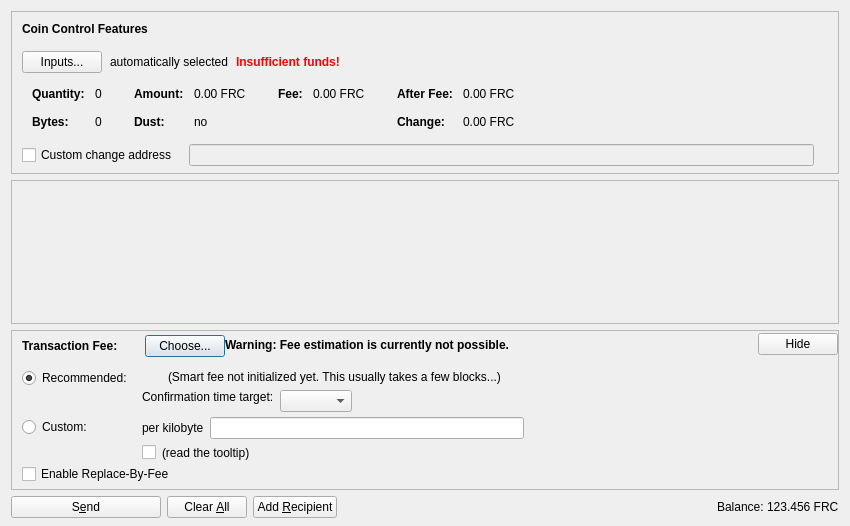
<?xml version="1.0" encoding="UTF-8"?>
<ui version="4.0">
 <class>SendCoinsDialog</class>
 <widget class="QDialog" name="SendCoinsDialog">
  <property name="geometry">
   <rect>
    <x>0</x>
    <y>0</y>
    <width>850</width>
    <height>526</height>
   </rect>
  </property>
  <property name="windowTitle">
   <string>Send Coins</string>
  </property>
  <layout class="QVBoxLayout" name="verticalLayout" stretch="0,1,0,0">
   <property name="bottomMargin">
    <number>8</number>
   </property>
   <item>
    <widget class="QFrame" name="frameCoinControl">
     <property name="sizePolicy">
      <sizepolicy hsizetype="Expanding" vsizetype="Expanding">
       <horstretch>0</horstretch>
       <verstretch>0</verstretch>
      </sizepolicy>
     </property>
     <property name="maximumSize">
      <size>
       <width>16777215</width>
       <height>16777215</height>
      </size>
     </property>
     <property name="frameShape">
      <enum>QFrame::StyledPanel</enum>
     </property>
     <property name="frameShadow">
      <enum>QFrame::Sunken</enum>
     </property>
     <layout class="QVBoxLayout" name="verticalLayoutCoinControl2">
      <property name="spacing">
       <number>0</number>
      </property>
      <property name="leftMargin">
       <number>0</number>
      </property>
      <property name="topMargin">
       <number>0</number>
      </property>
      <property name="rightMargin">
       <number>0</number>
      </property>
      <property name="bottomMargin">
       <number>6</number>
      </property>
      <item>
       <layout class="QVBoxLayout" name="verticalLayoutCoinControl" stretch="0,0,0,0,1">
        <property name="spacing">
         <number>0</number>
        </property>
        <property name="leftMargin">
         <number>10</number>
        </property>
        <property name="topMargin">
         <number>10</number>
        </property>
        <item>
         <layout class="QHBoxLayout" name="horizontalLayoutCoinControl1">
          <property name="bottomMargin">
           <number>15</number>
          </property>
          <item>
           <widget class="QLabel" name="labelCoinControlFeatures">
            <property name="sizePolicy">
             <sizepolicy hsizetype="Preferred" vsizetype="Maximum">
              <horstretch>0</horstretch>
              <verstretch>0</verstretch>
             </sizepolicy>
            </property>
            <property name="font">
             <font>
              <weight>75</weight>
              <bold>true</bold>
             </font>
            </property>
            <property name="styleSheet">
             <string notr="true">font-weight:bold;</string>
            </property>
            <property name="text">
             <string>Coin Control Features</string>
            </property>
           </widget>
          </item>
         </layout>
        </item>
        <item>
         <layout class="QHBoxLayout" name="horizontalLayoutCoinControl2" stretch="0,0,0,0">
          <property name="spacing">
           <number>8</number>
          </property>
          <property name="bottomMargin">
           <number>10</number>
          </property>
          <item>
           <widget class="QPushButton" name="pushButtonCoinControl">
            <property name="styleSheet">
             <string notr="true"/>
            </property>
            <property name="text">
             <string>Inputs...</string>
            </property>
            <property name="autoDefault">
             <bool>false</bool>
            </property>
           </widget>
          </item>
          <item>
           <widget class="QLabel" name="labelCoinControlAutomaticallySelected">
            <property name="text">
             <string>automatically selected</string>
            </property>
            <property name="margin">
             <number>5</number>
            </property>
           </widget>
          </item>
          <item>
           <widget class="QLabel" name="labelCoinControlInsuffFunds">
            <property name="font">
             <font>
              <weight>75</weight>
              <bold>true</bold>
             </font>
            </property>
            <property name="styleSheet">
             <string notr="true">color:red;font-weight:bold;</string>
            </property>
            <property name="text">
             <string>Insufficient funds!</string>
            </property>
            <property name="margin">
             <number>5</number>
            </property>
           </widget>
          </item>
          <item>
           <spacer name="horizontalSpacerCoinControl">
            <property name="orientation">
             <enum>Qt::Horizontal</enum>
            </property>
            <property name="sizeHint" stdset="0">
             <size>
              <width>40</width>
              <height>1</height>
             </size>
            </property>
           </spacer>
          </item>
         </layout>
        </item>
        <item>
         <widget class="QWidget" name="widgetCoinControl" native="true">
          <property name="sizePolicy">
           <sizepolicy hsizetype="Preferred" vsizetype="Preferred">
            <horstretch>0</horstretch>
            <verstretch>0</verstretch>
           </sizepolicy>
          </property>
          <property name="minimumSize">
           <size>
            <width>0</width>
            <height>0</height>
           </size>
          </property>
          <property name="styleSheet">
           <string notr="true"/>
          </property>
          <layout class="QHBoxLayout" name="horizontalLayoutCoinControl5">
           <property name="leftMargin">
            <number>0</number>
           </property>
           <property name="topMargin">
            <number>0</number>
           </property>
           <property name="rightMargin">
            <number>0</number>
           </property>
           <property name="bottomMargin">
            <number>0</number>
           </property>
           <item>
            <layout class="QHBoxLayout" name="horizontalLayoutCoinControl3" stretch="0,0,0,1">
             <property name="spacing">
              <number>20</number>
             </property>
             <property name="topMargin">
              <number>0</number>
             </property>
             <property name="bottomMargin">
              <number>10</number>
             </property>
             <item>
              <layout class="QFormLayout" name="formLayoutCoinControl1">
               <property name="horizontalSpacing">
                <number>10</number>
               </property>
               <property name="verticalSpacing">
                <number>14</number>
               </property>
               <property name="leftMargin">
                <number>10</number>
               </property>
               <property name="topMargin">
                <number>4</number>
               </property>
               <property name="rightMargin">
                <number>6</number>
               </property>
               <item row="0" column="0">
                <widget class="QLabel" name="labelCoinControlQuantityText">
                 <property name="font">
                  <font>
                   <weight>75</weight>
                   <bold>true</bold>
                  </font>
                 </property>
                 <property name="text">
                  <string>Quantity:</string>
                 </property>
                 <property name="margin">
                  <number>0</number>
                 </property>
                </widget>
               </item>
               <item row="0" column="1">
                <widget class="QLabel" name="labelCoinControlQuantity">
                 <property name="cursor">
                  <cursorShape>IBeamCursor</cursorShape>
                 </property>
                 <property name="contextMenuPolicy">
                  <enum>Qt::ActionsContextMenu</enum>
                 </property>
                 <property name="text">
                  <string notr="true">0</string>
                 </property>
                 <property name="margin">
                  <number>0</number>
                 </property>
                 <property name="textInteractionFlags">
                  <set>Qt::LinksAccessibleByMouse|Qt::TextSelectableByKeyboard|Qt::TextSelectableByMouse</set>
                 </property>
                </widget>
               </item>
               <item row="1" column="0">
                <widget class="QLabel" name="labelCoinControlBytesText">
                 <property name="font">
                  <font>
                   <weight>75</weight>
                   <bold>true</bold>
                  </font>
                 </property>
                 <property name="text">
                  <string>Bytes:</string>
                 </property>
                </widget>
               </item>
               <item row="1" column="1">
                <widget class="QLabel" name="labelCoinControlBytes">
                 <property name="cursor">
                  <cursorShape>IBeamCursor</cursorShape>
                 </property>
                 <property name="contextMenuPolicy">
                  <enum>Qt::ActionsContextMenu</enum>
                 </property>
                 <property name="text">
                  <string notr="true">0</string>
                 </property>
                 <property name="textInteractionFlags">
                  <set>Qt::LinksAccessibleByMouse|Qt::TextSelectableByKeyboard|Qt::TextSelectableByMouse</set>
                 </property>
                </widget>
               </item>
              </layout>
             </item>
             <item>
              <layout class="QFormLayout" name="formLayoutCoinControl2">
               <property name="horizontalSpacing">
                <number>10</number>
               </property>
               <property name="verticalSpacing">
                <number>14</number>
               </property>
               <property name="leftMargin">
                <number>6</number>
               </property>
               <property name="topMargin">
                <number>4</number>
               </property>
               <property name="rightMargin">
                <number>6</number>
               </property>
               <item row="0" column="0">
                <widget class="QLabel" name="labelCoinControlAmountText">
                 <property name="font">
                  <font>
                   <weight>75</weight>
                   <bold>true</bold>
                  </font>
                 </property>
                 <property name="text">
                  <string>Amount:</string>
                 </property>
                 <property name="margin">
                  <number>0</number>
                 </property>
                </widget>
               </item>
               <item row="0" column="1">
                <widget class="QLabel" name="labelCoinControlAmount">
                 <property name="cursor">
                  <cursorShape>IBeamCursor</cursorShape>
                 </property>
                 <property name="contextMenuPolicy">
                  <enum>Qt::ActionsContextMenu</enum>
                 </property>
                 <property name="text">
                  <string notr="true">0.00 FRC</string>
                 </property>
                 <property name="textInteractionFlags">
                  <set>Qt::LinksAccessibleByMouse|Qt::TextSelectableByKeyboard|Qt::TextSelectableByMouse</set>
                 </property>
                </widget>
               </item>
               <item row="1" column="0">
                <widget class="QLabel" name="labelCoinControlLowOutputText">
                 <property name="font">
                  <font>
                   <weight>75</weight>
                   <bold>true</bold>
                  </font>
                 </property>
                 <property name="text">
                  <string>Dust:</string>
                 </property>
                </widget>
               </item>
               <item row="1" column="1">
                <widget class="QLabel" name="labelCoinControlLowOutput">
                 <property name="cursor">
                  <cursorShape>IBeamCursor</cursorShape>
                 </property>
                 <property name="contextMenuPolicy">
                  <enum>Qt::ActionsContextMenu</enum>
                 </property>
                 <property name="text">
                  <string notr="true">no</string>
                 </property>
                 <property name="textInteractionFlags">
                  <set>Qt::LinksAccessibleByMouse|Qt::TextSelectableByKeyboard|Qt::TextSelectableByMouse</set>
                 </property>
                </widget>
               </item>
              </layout>
             </item>
             <item>
              <layout class="QFormLayout" name="formLayoutCoinControl3">
               <property name="horizontalSpacing">
                <number>10</number>
               </property>
               <property name="verticalSpacing">
                <number>14</number>
               </property>
               <property name="leftMargin">
                <number>6</number>
               </property>
               <property name="topMargin">
                <number>4</number>
               </property>
               <property name="rightMargin">
                <number>6</number>
               </property>
               <item row="0" column="0">
                <widget class="QLabel" name="labelCoinControlFeeText">
                 <property name="font">
                  <font>
                   <weight>75</weight>
                   <bold>true</bold>
                  </font>
                 </property>
                 <property name="text">
                  <string>Fee:</string>
                 </property>
                 <property name="margin">
                  <number>0</number>
                 </property>
                </widget>
               </item>
               <item row="0" column="1">
                <widget class="QLabel" name="labelCoinControlFee">
                 <property name="cursor">
                  <cursorShape>IBeamCursor</cursorShape>
                 </property>
                 <property name="contextMenuPolicy">
                  <enum>Qt::ActionsContextMenu</enum>
                 </property>
                 <property name="text">
                  <string notr="true">0.00 FRC</string>
                 </property>
                 <property name="textInteractionFlags">
                  <set>Qt::LinksAccessibleByMouse|Qt::TextSelectableByKeyboard|Qt::TextSelectableByMouse</set>
                 </property>
                </widget>
               </item>
              </layout>
             </item>
             <item>
              <layout class="QFormLayout" name="formLayoutCoinControl4">
               <property name="horizontalSpacing">
                <number>10</number>
               </property>
               <property name="verticalSpacing">
                <number>14</number>
               </property>
               <property name="leftMargin">
                <number>6</number>
               </property>
               <property name="topMargin">
                <number>4</number>
               </property>
               <property name="rightMargin">
                <number>6</number>
               </property>
               <item row="0" column="0">
                <widget class="QLabel" name="labelCoinControlAfterFeeText">
                 <property name="font">
                  <font>
                   <weight>75</weight>
                   <bold>true</bold>
                  </font>
                 </property>
                 <property name="text">
                  <string>After Fee:</string>
                 </property>
                 <property name="margin">
                  <number>0</number>
                 </property>
                </widget>
               </item>
               <item row="0" column="1">
                <widget class="QLabel" name="labelCoinControlAfterFee">
                 <property name="cursor">
                  <cursorShape>IBeamCursor</cursorShape>
                 </property>
                 <property name="contextMenuPolicy">
                  <enum>Qt::ActionsContextMenu</enum>
                 </property>
                 <property name="text">
                  <string notr="true">0.00 FRC</string>
                 </property>
                 <property name="textInteractionFlags">
                  <set>Qt::LinksAccessibleByMouse|Qt::TextSelectableByKeyboard|Qt::TextSelectableByMouse</set>
                 </property>
                </widget>
               </item>
               <item row="1" column="0">
                <widget class="QLabel" name="labelCoinControlChangeText">
                 <property name="font">
                  <font>
                   <weight>75</weight>
                   <bold>true</bold>
                  </font>
                 </property>
                 <property name="text">
                  <string>Change:</string>
                 </property>
                </widget>
               </item>
               <item row="1" column="1">
                <widget class="QLabel" name="labelCoinControlChange">
                 <property name="cursor">
                  <cursorShape>IBeamCursor</cursorShape>
                 </property>
                 <property name="contextMenuPolicy">
                  <enum>Qt::ActionsContextMenu</enum>
                 </property>
                 <property name="text">
                  <string notr="true">0.00 FRC</string>
                 </property>
                 <property name="textInteractionFlags">
                  <set>Qt::LinksAccessibleByMouse|Qt::TextSelectableByKeyboard|Qt::TextSelectableByMouse</set>
                 </property>
                </widget>
               </item>
              </layout>
             </item>
            </layout>
           </item>
          </layout>
         </widget>
        </item>
        <item>
         <layout class="QHBoxLayout" name="horizontalLayoutCoinControl4" stretch="0,0,0">
          <property name="spacing">
           <number>12</number>
          </property>
          <property name="sizeConstraint">
           <enum>QLayout::SetDefaultConstraint</enum>
          </property>
          <property name="topMargin">
           <number>5</number>
          </property>
          <property name="rightMargin">
           <number>5</number>
          </property>
          <item>
           <widget class="QCheckBox" name="checkBoxCoinControlChange">
            <property name="toolTip">
             <string>If this is activated, but the change address is empty or invalid, change will be sent to a newly generated address.</string>
            </property>
            <property name="text">
             <string>Custom change address</string>
            </property>
           </widget>
          </item>
          <item>
           <widget class="QValidatedLineEdit" name="lineEditCoinControlChange">
            <property name="enabled">
             <bool>false</bool>
            </property>
            <property name="sizePolicy">
             <sizepolicy hsizetype="Expanding" vsizetype="Fixed">
              <horstretch>0</horstretch>
              <verstretch>0</verstretch>
             </sizepolicy>
            </property>
           </widget>
          </item>
          <item>
           <widget class="QLabel" name="labelCoinControlChangeLabel">
            <property name="sizePolicy">
             <sizepolicy hsizetype="Preferred" vsizetype="Expanding">
              <horstretch>0</horstretch>
              <verstretch>0</verstretch>
             </sizepolicy>
            </property>
            <property name="minimumSize">
             <size>
              <width>0</width>
              <height>0</height>
             </size>
            </property>
            <property name="text">
             <string/>
            </property>
            <property name="margin">
             <number>3</number>
            </property>
           </widget>
          </item>
         </layout>
        </item>
        <item>
         <spacer name="verticalSpacerCoinControl">
          <property name="orientation">
           <enum>Qt::Vertical</enum>
          </property>
          <property name="sizeHint" stdset="0">
           <size>
            <width>800</width>
            <height>1</height>
           </size>
          </property>
         </spacer>
        </item>
       </layout>
      </item>
     </layout>
    </widget>
   </item>
   <item>
    <widget class="QScrollArea" name="scrollArea">
     <property name="widgetResizable">
      <bool>true</bool>
     </property>
     <widget class="QWidget" name="scrollAreaWidgetContents">
      <property name="geometry">
       <rect>
        <x>0</x>
        <y>0</y>
        <width>830</width>
        <height>104</height>
       </rect>
      </property>
      <layout class="QVBoxLayout" name="verticalLayout_2" stretch="0,1">
       <property name="leftMargin">
        <number>0</number>
       </property>
       <property name="topMargin">
        <number>0</number>
       </property>
       <property name="rightMargin">
        <number>0</number>
       </property>
       <property name="bottomMargin">
        <number>0</number>
       </property>
       <item>
        <layout class="QVBoxLayout" name="entries">
         <property name="spacing">
          <number>6</number>
         </property>
        </layout>
       </item>
       <item>
        <spacer name="verticalSpacer">
         <property name="orientation">
          <enum>Qt::Vertical</enum>
         </property>
         <property name="sizeHint" stdset="0">
          <size>
           <width>20</width>
           <height>40</height>
          </size>
         </property>
        </spacer>
       </item>
      </layout>
     </widget>
    </widget>
   </item>
   <item>
    <widget class="QFrame" name="frameFee">
     <property name="sizePolicy">
      <sizepolicy hsizetype="Expanding" vsizetype="Expanding">
       <horstretch>0</horstretch>
       <verstretch>0</verstretch>
      </sizepolicy>
     </property>
     <property name="maximumSize">
      <size>
       <width>16777215</width>
       <height>16777215</height>
      </size>
     </property>
     <property name="frameShape">
      <enum>QFrame::StyledPanel</enum>
     </property>
     <property name="frameShadow">
      <enum>QFrame::Sunken</enum>
     </property>
     <layout class="QVBoxLayout" name="verticalLayoutFee1">
      <property name="spacing">
       <number>0</number>
      </property>
      <property name="leftMargin">
       <number>0</number>
      </property>
      <property name="topMargin">
       <number>0</number>
      </property>
      <property name="rightMargin">
       <number>0</number>
      </property>
      <property name="bottomMargin">
       <number>0</number>
      </property>
      <item>
       <layout class="QVBoxLayout" name="verticalLayoutFee2" stretch="0,0,0">
        <property name="spacing">
         <number>0</number>
        </property>
        <property name="leftMargin">
         <number>10</number>
        </property>
        <property name="topMargin">
         <number>0</number>
        </property>
        <item>
         <layout class="QHBoxLayout" name="horizontalLayoutFee1">
          <property name="bottomMargin">
           <number>0</number>
          </property>
          <item>
           <layout class="QVBoxLayout" name="verticalLayoutFee7">
            <property name="spacing">
             <number>0</number>
            </property>
            <item>
             <spacer name="verticalSpacerSmartFee">
              <property name="orientation">
               <enum>Qt::Vertical</enum>
              </property>
              <property name="sizeType">
               <enum>QSizePolicy::Fixed</enum>
              </property>
              <property name="sizeHint" stdset="0">
               <size>
                <width>1</width>
                <height>4</height>
               </size>
              </property>
             </spacer>
            </item>
            <item>
             <layout class="QHBoxLayout" name="horizontalLayoutSmartFee">
              <property name="spacing">
               <number>10</number>
              </property>
              <item>
               <widget class="QLabel" name="labelFeeHeadline">
                <property name="sizePolicy">
                 <sizepolicy hsizetype="Preferred" vsizetype="Maximum">
                  <horstretch>0</horstretch>
                  <verstretch>0</verstretch>
                 </sizepolicy>
                </property>
                <property name="font">
                 <font>
                  <weight>75</weight>
                  <bold>true</bold>
                 </font>
                </property>
                <property name="styleSheet">
                 <string notr="true">font-weight:bold;</string>
                </property>
                <property name="text">
                 <string>Transaction Fee:</string>
                </property>
               </widget>
              </item>
              <item>
               <widget class="QLabel" name="labelFeeMinimized">
                <property name="text">
                 <string/>
                </property>
               </widget>
              </item>
              <item>
               <widget class="QPushButton" name="buttonChooseFee">
                <property name="text">
                 <string>Choose...</string>
                </property>
               </widget>
              </item>
             </layout>
            </item>
            <item>
             <spacer name="verticalSpacer_5">
              <property name="orientation">
               <enum>Qt::Vertical</enum>
              </property>
              <property name="sizeHint" stdset="0">
               <size>
                <width>1</width>
                <height>1</height>
               </size>
              </property>
             </spacer>
            </item>
           </layout>
          </item>
          <item>
           <widget class="QLabel" name="fallbackFeeWarningLabel">
            <property name="toolTip">
             <string>Using the fallbackfee can result in sending a transaction that will take several hours or days (or never) to confirm. Consider choosing your fee manually or wait until you have validated the complete chain.</string>
            </property>
            <property name="font">
            <font>
                <weight>75</weight>
                <bold>true</bold>
            </font>
            </property>
            <property name="text">
             <string>Warning: Fee estimation is currently not possible.</string>
            </property>
            <property name="wordWrap">
             <bool>false</bool>
            </property>
           </widget>
          </item>
          <item>
           <spacer name="horizontalSpacer_4">
            <property name="orientation">
             <enum>Qt::Horizontal</enum>
            </property>
            <property name="sizeType">
             <enum>QSizePolicy::MinimumExpanding</enum>
            </property>
            <property name="sizeHint" stdset="0">
             <size>
              <width>40</width>
              <height>20</height>
             </size>
            </property>
           </spacer>
          </item>
          <item>
           <widget class="QPushButton" name="buttonMinimizeFee">
            <property name="toolTip">
             <string>collapse fee-settings</string>
            </property>
            <property name="text">
             <string>Hide</string>
            </property>
           </widget>
          </item>
         </layout>
        </item>
        <item>
         <widget class="QFrame" name="frameFeeSelection">
          <layout class="QVBoxLayout" name="verticalLayoutFee12">
           <property name="spacing">
            <number>0</number>
           </property>
           <property name="leftMargin">
            <number>0</number>
           </property>
           <property name="topMargin">
            <number>0</number>
           </property>
           <property name="rightMargin">
            <number>0</number>
           </property>
           <property name="bottomMargin">
            <number>0</number>
           </property>
           <item>
            <layout class="QGridLayout" name="gridLayoutFee">
             <property name="topMargin">
              <number>10</number>
             </property>
             <property name="bottomMargin">
              <number>4</number>
             </property>
             <property name="horizontalSpacing">
              <number>10</number>
             </property>
             <property name="verticalSpacing">
              <number>4</number>
             </property>
             <item row="1" column="1">
              <layout class="QVBoxLayout" name="verticalLayoutFee8">
               <property name="spacing">
                <number>6</number>
               </property>
               <item>
                <layout class="QHBoxLayout" name="horizontalLayoutFee13">
                 <item>
                  <widget class="QLabel" name="labelCustomPerKilobyte">
                   <property name="toolTip">
                    <string>Specify a custom fee per kB (1,000 bytes) of the transaction's virtual size.

Note:  Since the fee is calculated on a per-byte basis, a fee of "100 satoshis per kB" for a transaction size of 500 bytes (half of 1 kB) would ultimately yield a fee of only 50 satoshis.</string>
                   </property>
                   <property name="text">
                    <string>per kilobyte</string>
                   </property>
                  </widget>
                 </item>
                 <item>
                  <widget class="FrancAmountField" name="customFee"/>
                 </item>
                 <item>
                  <spacer name="horizontalSpacer_6">
                   <property name="orientation">
                    <enum>Qt::Horizontal</enum>
                   </property>
                   <property name="sizeHint" stdset="0">
                    <size>
                     <width>1</width>
                     <height>1</height>
                    </size>
                   </property>
                  </spacer>
                 </item>
                </layout>
               </item>
               <item>
                <layout class="QHBoxLayout" name="horizontalLayoutFee8">
                 <item>
                  <widget class="QCheckBox" name="checkBoxMinimumFee">
                   <property name="toolTip">
                    <string>Paying only the minimum fee is just fine as long as there is less transaction volume than space in the blocks. But be aware that this can end up in a never confirming transaction once there is more demand for franc transactions than the network can process.</string>
                   </property>
                   <property name="text">
                    <string/>
                   </property>
                  </widget>
                 </item>
                 <item>
                  <widget class="QLabel" name="labelMinFeeWarning">
                   <property name="enabled">
                    <bool>true</bool>
                   </property>
                   <property name="toolTip">
                    <string>Paying only the minimum fee is just fine as long as there is less transaction volume than space in the blocks. But be aware that this can end up in a never confirming transaction once there is more demand for franc transactions than the network can process.</string>
                   </property>
                   <property name="text">
                    <string>(read the tooltip)</string>
                   </property>
                   <property name="margin">
                    <number>5</number>
                   </property>
                  </widget>
                 </item>
                 <item>
                  <spacer name="horizontalSpacer_2">
                   <property name="orientation">
                    <enum>Qt::Horizontal</enum>
                   </property>
                   <property name="sizeHint" stdset="0">
                    <size>
                     <width>1</width>
                     <height>1</height>
                    </size>
                   </property>
                  </spacer>
                 </item>
                </layout>
               </item>
              </layout>
             </item>
             <item row="0" column="0">
              <layout class="QVBoxLayout" name="verticalLayoutFee4" stretch="0,1">
               <item>
                <widget class="QRadioButton" name="radioSmartFee">
                 <property name="text">
                  <string>Recommended:</string>
                 </property>
                 <property name="checked">
                  <bool>true</bool>
                 </property>
                 <attribute name="buttonGroup">
                  <string notr="true">groupFee</string>
                 </attribute>
                </widget>
               </item>
               <item>
                <spacer name="verticalSpacer_2">
                 <property name="orientation">
                  <enum>Qt::Vertical</enum>
                 </property>
                 <property name="sizeHint" stdset="0">
                  <size>
                   <width>1</width>
                   <height>1</height>
                  </size>
                 </property>
                </spacer>
               </item>
              </layout>
             </item>
             <item row="1" column="0">
              <layout class="QVBoxLayout" name="verticalLayoutFee9" stretch="0,1">
               <item>
                <widget class="QRadioButton" name="radioCustomFee">
                 <property name="text">
                  <string>Custom:</string>
                 </property>
                 <attribute name="buttonGroup">
                  <string notr="true">groupFee</string>
                 </attribute>
                </widget>
               </item>
               <item>
                <spacer name="verticalSpacer_6">
                 <property name="orientation">
                  <enum>Qt::Vertical</enum>
                 </property>
                 <property name="sizeHint" stdset="0">
                  <size>
                   <width>1</width>
                   <height>1</height>
                  </size>
                 </property>
                </spacer>
               </item>
              </layout>
             </item>
             <item row="0" column="1">
              <layout class="QVBoxLayout" name="verticalLayoutFee3" stretch="0,0,1">
               <property name="spacing">
                <number>6</number>
               </property>
               <property name="topMargin">
                <number>2</number>
               </property>
               <item>
                <layout class="QHBoxLayout" name="horizontalLayoutFee12">
                 <item>
                  <widget class="QLabel" name="labelSmartFee">
                   <property name="text">
                    <string/>
                   </property>
                   <property name="margin">
                    <number>2</number>
                   </property>
                  </widget>
                 </item>
                 <item>
                  <widget class="QLabel" name="labelFeeEstimation">
                   <property name="text">
                    <string/>
                   </property>
                  </widget>
                 </item>
                 <item>
                  <widget class="QLabel" name="labelSmartFee2">
                   <property name="text">
                    <string>(Smart fee not initialized yet. This usually takes a few blocks...)</string>
                   </property>
                   <property name="margin">
                    <number>2</number>
                   </property>
                  </widget>
                 </item>
                 <item>
                  <spacer name="horizontalSpacer_5">
                   <property name="orientation">
                    <enum>Qt::Horizontal</enum>
                   </property>
                   <property name="sizeHint" stdset="0">
                    <size>
                     <width>1</width>
                     <height>1</height>
                    </size>
                   </property>
                  </spacer>
                 </item>
                </layout>
               </item>
               <item>
                <layout class="QHBoxLayout" name="horizontalLayoutFee9">
                 <item>
                  <layout class="QVBoxLayout" name="verticalLayoutFee6">
                   <item>
                    <widget class="QLabel" name="labelSmartFee3">
                     <property name="text">
                      <string>Confirmation time target:</string>
                     </property>
                     <property name="margin">
                      <number>2</number>
                     </property>
                    </widget>
                   </item>
                   <item>
                    <spacer name="verticalSpacer_3">
                     <property name="orientation">
                      <enum>Qt::Vertical</enum>
                     </property>
                     <property name="sizeHint" stdset="0">
                      <size>
                       <width>1</width>
                       <height>1</height>
                      </size>
                     </property>
                    </spacer>
                   </item>
                  </layout>
                 </item>
                 <item>
                  <layout class="QVBoxLayout" name="verticalLayoutFee5">
                   <property name="rightMargin">
                    <number>30</number>
                   </property>
                   <item>
                    <layout class="QHBoxLayout" name="horizontalLayoutConfTarget">
                     <property name="bottomMargin">
                      <number>0</number>
                     </property>
                     <item>
                      <widget class="QComboBox" name="confTargetSelector"/>
                     </item>
                     <item>
                      <spacer name="horizontalSpacerConfTarget">
                       <property name="orientation">
                        <enum>Qt::Horizontal</enum>
                       </property>
                       <property name="sizeHint" stdset="0">
                        <size>
                         <width>40</width>
                         <height>20</height>
                        </size>
                       </property>
                      </spacer>
                     </item>
                    </layout>
                   </item>
                  </layout>
                 </item>
                </layout>
               </item>
               <item>
                <spacer name="verticalSpacer_4">
                 <property name="orientation">
                  <enum>Qt::Vertical</enum>
                 </property>
                 <property name="sizeHint" stdset="0">
                  <size>
                   <width>1</width>
                   <height>1</height>
                  </size>
                 </property>
                </spacer>
               </item>
              </layout>
             </item>
            </layout>
           </item>
           <item>
            <widget class="QCheckBox" name="optInRBF">
             <property name="text">
              <string>Enable Replace-By-Fee</string>
             </property>
             <property name="toolTip">
              <string>With Replace-By-Fee (BIP-125) you can increase a transaction's fee after it is sent. Without this, a higher fee may be recommended to compensate for increased transaction delay risk.</string>
             </property>
            </widget>
           </item>
          </layout>
         </widget>
        </item>
        <item>
         <spacer name="verticalSpacerFee">
          <property name="orientation">
           <enum>Qt::Vertical</enum>
          </property>
          <property name="sizeHint" stdset="0">
           <size>
            <width>40</width>
            <height>5</height>
           </size>
          </property>
         </spacer>
        </item>
       </layout>
      </item>
     </layout>
    </widget>
   </item>
   <item>
    <layout class="QHBoxLayout" name="horizontalLayout">
     <item>
      <widget class="QPushButton" name="sendButton">
       <property name="minimumSize">
        <size>
         <width>150</width>
         <height>0</height>
        </size>
       </property>
       <property name="toolTip">
        <string>Confirm the send action</string>
       </property>
       <property name="text">
        <string>S&amp;end</string>
       </property>
       <property name="icon">
        <iconset resource="../franc.qrc">
         <normaloff>:/icons/send</normaloff>:/icons/send</iconset>
       </property>
       <property name="autoDefault">
        <bool>false</bool>
       </property>
       <property name="default">
        <bool>false</bool>
       </property>
      </widget>
     </item>
     <item>
      <widget class="QPushButton" name="clearButton">
       <property name="sizePolicy">
        <sizepolicy hsizetype="Minimum" vsizetype="Fixed">
         <horstretch>0</horstretch>
         <verstretch>0</verstretch>
        </sizepolicy>
       </property>
       <property name="toolTip">
        <string>Clear all fields of the form.</string>
       </property>
       <property name="text">
        <string>Clear &amp;All</string>
       </property>
       <property name="icon">
        <iconset resource="../franc.qrc">
         <normaloff>:/icons/remove</normaloff>:/icons/remove</iconset>
       </property>
       <property name="autoDefault">
        <bool>false</bool>
       </property>
      </widget>
     </item>
     <item>
      <widget class="QPushButton" name="addButton">
       <property name="toolTip">
        <string>Send to multiple recipients at once</string>
       </property>
       <property name="text">
        <string>Add &amp;Recipient</string>
       </property>
       <property name="icon">
        <iconset resource="../franc.qrc">
         <normaloff>:/icons/add</normaloff>:/icons/add</iconset>
       </property>
       <property name="autoDefault">
        <bool>false</bool>
       </property>
      </widget>
     </item>
     <item>
      <spacer name="horizontalSpacer">
       <property name="orientation">
        <enum>Qt::Horizontal</enum>
       </property>
       <property name="sizeHint" stdset="0">
        <size>
         <width>40</width>
         <height>20</height>
        </size>
       </property>
      </spacer>
     </item>
     <item>
      <layout class="QHBoxLayout" name="horizontalLayout_2">
       <property name="spacing">
        <number>3</number>
       </property>
       <item>
        <widget class="QLabel" name="label">
         <property name="sizePolicy">
          <sizepolicy hsizetype="Preferred" vsizetype="Fixed">
           <horstretch>0</horstretch>
           <verstretch>0</verstretch>
          </sizepolicy>
         </property>
         <property name="text">
          <string>Balance:</string>
         </property>
        </widget>
       </item>
       <item>
        <widget class="QLabel" name="labelBalance">
         <property name="sizePolicy">
          <sizepolicy hsizetype="Preferred" vsizetype="Fixed">
           <horstretch>0</horstretch>
           <verstretch>0</verstretch>
          </sizepolicy>
         </property>
         <property name="cursor">
          <cursorShape>IBeamCursor</cursorShape>
         </property>
         <property name="text">
          <string notr="true">123.456 FRC</string>
         </property>
         <property name="textInteractionFlags">
          <set>Qt::LinksAccessibleByMouse|Qt::TextSelectableByKeyboard|Qt::TextSelectableByMouse</set>
         </property>
        </widget>
       </item>
      </layout>
     </item>
    </layout>
   </item>
  </layout>
 </widget>
 <customwidgets>
  <customwidget>
   <class>QValidatedLineEdit</class>
   <extends>QLineEdit</extends>
   <header>qt/qvalidatedlineedit.h</header>
  </customwidget>
  <customwidget>
   <class>FrancAmountField</class>
   <extends>QLineEdit</extends>
   <header>qt/francamountfield.h</header>
   <container>1</container>
  </customwidget>
 </customwidgets>
 <resources>
  <include location="../franc.qrc"/>
 </resources>
 <connections/>
 <buttongroups>
  <buttongroup name="groupFee"/>
 </buttongroups>
</ui>
